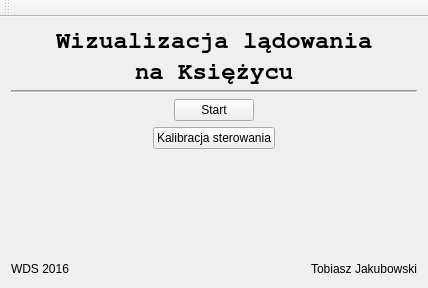
<?xml version="1.0" encoding="UTF-8"?>
<ui version="4.0">
 <class>MainWindow</class>
 <widget class="QMainWindow" name="MainWindow">
  <property name="geometry">
   <rect>
    <x>0</x>
    <y>0</y>
    <width>428</width>
    <height>288</height>
   </rect>
  </property>
  <property name="windowTitle">
   <string>MainWindow</string>
  </property>
  <widget class="QWidget" name="centralWidget">
   <layout class="QVBoxLayout" name="verticalLayout_3">
    <item>
     <layout class="QVBoxLayout" name="verticalLayout_2">
      <item>
       <layout class="QVBoxLayout" name="verticalLayout">
        <item>
         <layout class="QHBoxLayout" name="horizontalLayout_3">
          <item>
           <spacer name="horizontalSpacer_6">
            <property name="orientation">
             <enum>Qt::Horizontal</enum>
            </property>
            <property name="sizeHint" stdset="0">
             <size>
              <width>40</width>
              <height>20</height>
             </size>
            </property>
           </spacer>
          </item>
          <item>
           <widget class="QLabel" name="label_3">
            <property name="font">
             <font>
              <family>FreeMono</family>
              <pointsize>18</pointsize>
              <weight>75</weight>
              <bold>true</bold>
             </font>
            </property>
            <property name="text">
             <string>Wizualizacja lądowania</string>
            </property>
           </widget>
          </item>
          <item>
           <spacer name="horizontalSpacer_7">
            <property name="orientation">
             <enum>Qt::Horizontal</enum>
            </property>
            <property name="sizeHint" stdset="0">
             <size>
              <width>40</width>
              <height>20</height>
             </size>
            </property>
           </spacer>
          </item>
         </layout>
        </item>
        <item>
         <layout class="QHBoxLayout" name="horizontalLayout">
          <item>
           <spacer name="horizontalSpacer_2">
            <property name="orientation">
             <enum>Qt::Horizontal</enum>
            </property>
            <property name="sizeHint" stdset="0">
             <size>
              <width>40</width>
              <height>20</height>
             </size>
            </property>
           </spacer>
          </item>
          <item>
           <widget class="QLabel" name="label_4">
            <property name="font">
             <font>
              <family>FreeMono</family>
              <pointsize>18</pointsize>
              <weight>75</weight>
              <bold>true</bold>
             </font>
            </property>
            <property name="text">
             <string>na Księżycu</string>
            </property>
           </widget>
          </item>
          <item>
           <spacer name="horizontalSpacer_3">
            <property name="orientation">
             <enum>Qt::Horizontal</enum>
            </property>
            <property name="sizeHint" stdset="0">
             <size>
              <width>40</width>
              <height>20</height>
             </size>
            </property>
           </spacer>
          </item>
         </layout>
        </item>
       </layout>
      </item>
      <item>
       <widget class="Line" name="line">
        <property name="frameShadow">
         <enum>QFrame::Sunken</enum>
        </property>
        <property name="lineWidth">
         <number>1</number>
        </property>
        <property name="midLineWidth">
         <number>1</number>
        </property>
        <property name="orientation">
         <enum>Qt::Horizontal</enum>
        </property>
       </widget>
      </item>
      <item>
       <layout class="QHBoxLayout" name="horizontalLayout_5">
        <item>
         <spacer name="horizontalSpacer_8">
          <property name="orientation">
           <enum>Qt::Horizontal</enum>
          </property>
          <property name="sizeHint" stdset="0">
           <size>
            <width>40</width>
            <height>20</height>
           </size>
          </property>
         </spacer>
        </item>
        <item>
         <widget class="QPushButton" name="pushButton">
          <property name="text">
           <string>Start</string>
          </property>
         </widget>
        </item>
        <item>
         <spacer name="horizontalSpacer_9">
          <property name="orientation">
           <enum>Qt::Horizontal</enum>
          </property>
          <property name="sizeHint" stdset="0">
           <size>
            <width>40</width>
            <height>20</height>
           </size>
          </property>
         </spacer>
        </item>
       </layout>
      </item>
      <item>
       <layout class="QHBoxLayout" name="horizontalLayout_2">
        <item>
         <spacer name="horizontalSpacer_4">
          <property name="orientation">
           <enum>Qt::Horizontal</enum>
          </property>
          <property name="sizeHint" stdset="0">
           <size>
            <width>40</width>
            <height>20</height>
           </size>
          </property>
         </spacer>
        </item>
        <item>
         <widget class="QPushButton" name="Button">
          <property name="text">
           <string>Kalibracja sterowania</string>
          </property>
         </widget>
        </item>
        <item>
         <spacer name="horizontalSpacer_5">
          <property name="orientation">
           <enum>Qt::Horizontal</enum>
          </property>
          <property name="sizeHint" stdset="0">
           <size>
            <width>40</width>
            <height>20</height>
           </size>
          </property>
         </spacer>
        </item>
       </layout>
      </item>
      <item>
       <spacer name="verticalSpacer">
        <property name="orientation">
         <enum>Qt::Vertical</enum>
        </property>
        <property name="sizeHint" stdset="0">
         <size>
          <width>20</width>
          <height>40</height>
         </size>
        </property>
       </spacer>
      </item>
      <item>
       <layout class="QHBoxLayout" name="horizontalLayout_4">
        <item>
         <widget class="QLabel" name="label">
          <property name="text">
           <string>WDS 2016</string>
          </property>
         </widget>
        </item>
        <item>
         <spacer name="horizontalSpacer">
          <property name="orientation">
           <enum>Qt::Horizontal</enum>
          </property>
          <property name="sizeHint" stdset="0">
           <size>
            <width>25</width>
            <height>17</height>
           </size>
          </property>
         </spacer>
        </item>
        <item>
         <widget class="QLabel" name="label_2">
          <property name="text">
           <string>Tobiasz Jakubowski</string>
          </property>
         </widget>
        </item>
       </layout>
      </item>
     </layout>
    </item>
   </layout>
  </widget>
  <widget class="QToolBar" name="mainToolBar">
   <attribute name="toolBarArea">
    <enum>TopToolBarArea</enum>
   </attribute>
   <attribute name="toolBarBreak">
    <bool>false</bool>
   </attribute>
  </widget>
 </widget>
 <layoutdefault spacing="6" margin="11"/>
 <resources/>
 <connections/>
</ui>
